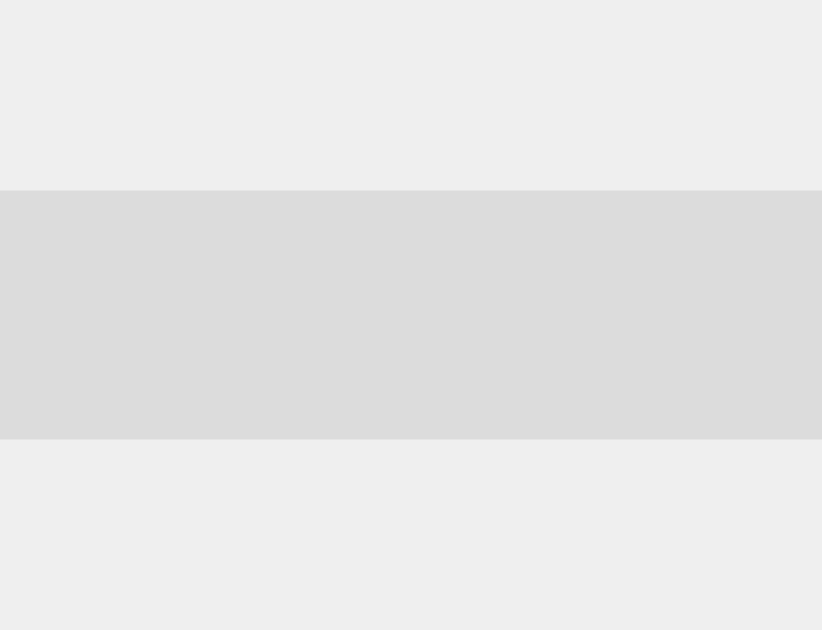
<?xml version="1.0" encoding="UTF-8"?>
<ui version="4.0">
 <class>InstallWidget</class>
 <widget class="QWidget" name="InstallWidget">
  <property name="geometry">
   <rect>
    <x>0</x>
    <y>0</y>
    <width>822</width>
    <height>630</height>
   </rect>
  </property>
  <property name="windowTitle">
   <string/>
  </property>
  <layout class="QGridLayout" name="gridLayout">
   <property name="margin">
    <number>0</number>
   </property>
   <property name="spacing">
    <number>0</number>
   </property>
   <item row="0" column="0">
    <widget class="QFrame" name="frame">
     <property name="sizePolicy">
      <sizepolicy hsizetype="Expanding" vsizetype="Maximum">
       <horstretch>0</horstretch>
       <verstretch>0</verstretch>
      </sizepolicy>
     </property>
     <property name="minimumSize">
      <size>
       <width>600</width>
       <height>250</height>
      </size>
     </property>
     <property name="maximumSize">
      <size>
       <width>16777215</width>
       <height>250</height>
      </size>
     </property>
     <property name="styleSheet">
      <string notr="true">#frame{
background-color: rgba(0, 0, 0, 20);
border-top: 1px solid rgba(255, 255, 255, 75);/*white*/
border-bottom: 1px solid rgba(255, 255, 255, 75);/*white*/
}

QListView {
show-decoration-selected: 1; /* make the selection span the entire width of the view */
}

QListView{
background-color: rgba(0, 0, 0, 0);
border-radius:2px;
color:white;
}

QListView::item {
border-radius:2;
background-color:qlineargradient(spread:pad, x1:0, y1:0, x2:1, y2:0, stop:0 rgba(0, 0, 0, 0));
color: rgb(220, 220, 220);
}

QListView::item:hover {
border-radius:2;
color:white;
}

QListView::item:selected {
border-radius:2;
background-color:qlineargradient(spread:pad, x1:0, y1:0, x2:1, y2:0, stop:0 rgba(52, 52, 52, 50));
color:white;
}</string>
     </property>
     <property name="frameShape">
      <enum>QFrame::NoFrame</enum>
     </property>
     <property name="frameShadow">
      <enum>QFrame::Plain</enum>
     </property>
     <property name="lineWidth">
      <number>0</number>
     </property>
     <layout class="QHBoxLayout" name="horizontalLayout_2">
      <property name="leftMargin">
       <number>0</number>
      </property>
      <property name="topMargin">
       <number>10</number>
      </property>
      <property name="rightMargin">
       <number>0</number>
      </property>
      <property name="bottomMargin">
       <number>20</number>
      </property>
      <item>
       <spacer name="horizontalSpacer_4">
        <property name="orientation">
         <enum>Qt::Horizontal</enum>
        </property>
        <property name="sizeHint" stdset="0">
         <size>
          <width>40</width>
          <height>20</height>
         </size>
        </property>
       </spacer>
      </item>
      <item>
       <layout class="QHBoxLayout" name="horizontalLayout">
        <property name="spacing">
         <number>20</number>
        </property>
        <item>
         <widget class="QLabel" name="slideImage">
          <property name="sizePolicy">
           <sizepolicy hsizetype="Fixed" vsizetype="Fixed">
            <horstretch>0</horstretch>
            <verstretch>0</verstretch>
           </sizepolicy>
          </property>
          <property name="minimumSize">
           <size>
            <width>318</width>
            <height>150</height>
           </size>
          </property>
          <property name="maximumSize">
           <size>
            <width>266</width>
            <height>150</height>
           </size>
          </property>
          <property name="lineWidth">
           <number>0</number>
          </property>
          <property name="text">
           <string/>
          </property>
          <property name="pixmap">
           <pixmap>:/gui/pics/welcome.png</pixmap>
          </property>
          <property name="scaledContents">
           <bool>false</bool>
          </property>
          <property name="alignment">
           <set>Qt::AlignCenter</set>
          </property>
          <property name="wordWrap">
           <bool>false</bool>
          </property>
         </widget>
        </item>
        <item>
         <widget class="QLabel" name="slideText">
          <property name="sizePolicy">
           <sizepolicy hsizetype="Fixed" vsizetype="Preferred">
            <horstretch>0</horstretch>
            <verstretch>0</verstretch>
           </sizepolicy>
          </property>
          <property name="minimumSize">
           <size>
            <width>400</width>
            <height>0</height>
           </size>
          </property>
          <property name="maximumSize">
           <size>
            <width>400</width>
            <height>16777215</height>
           </size>
          </property>
          <property name="text">
           <string/>
          </property>
          <property name="wordWrap">
           <bool>true</bool>
          </property>
         </widget>
        </item>
       </layout>
      </item>
      <item>
       <spacer name="horizontalSpacer_3">
        <property name="orientation">
         <enum>Qt::Horizontal</enum>
        </property>
        <property name="sizeHint" stdset="0">
         <size>
          <width>40</width>
          <height>20</height>
         </size>
        </property>
       </spacer>
      </item>
     </layout>
    </widget>
   </item>
  </layout>
 </widget>
 <layoutdefault spacing="6" margin="11"/>
 <pixmapfunction>qPixmapFromMimeSource</pixmapfunction>
 <resources>
  <include location="../../data.qrc"/>
 </resources>
 <connections/>
</ui>
